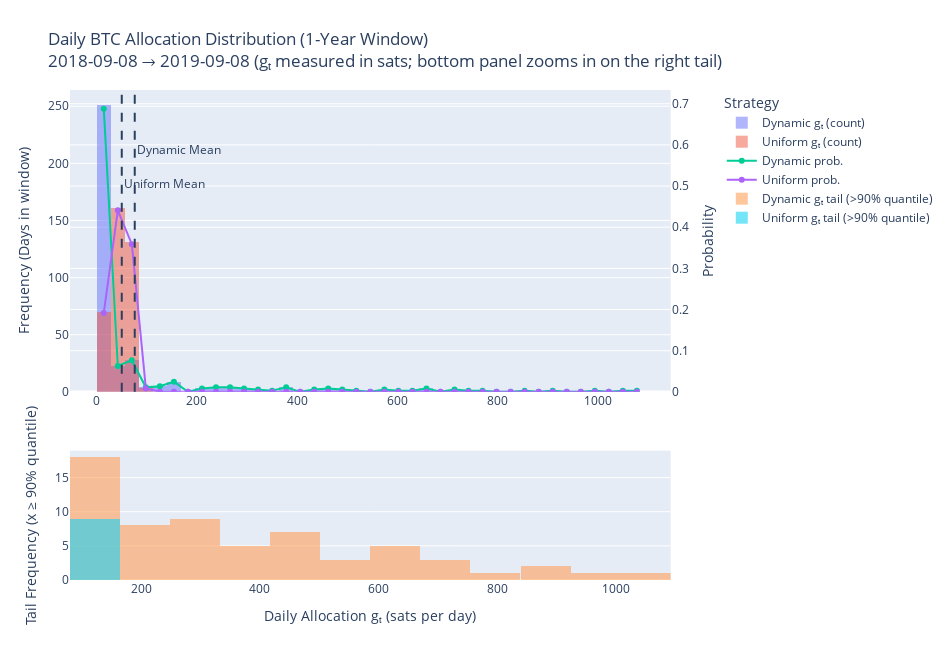

The cell this chart's notebook holds for it:
### Code cell
plot_gt_distribution_with_tail_plotly(window_id=100, tail_q=0.9)

### Figure 1 — Plotly figure (JSON) as saved in the notebook; plotly's stock layout.template omitted (floating-point values rounded to 4 significant figures; data arrays with more than 128 entries replaced by an {"elided": "..."} marker saying what was removed)
{"data": [{"name": "Dynamic gₜ (count)", "opacity": 0.5, "type": "histogram", "x": {"elided": "365 float values"}, "xaxis": "x", "xbins": {"end": 1093.0, "size": 28.01, "start": 0.07884}, "yaxis": "y"}, {"name": "Uniform gₜ (count)", "opacity": 0.5, "type": "histogram", "x": {"elided": "365 float values"}, "xaxis": "x", "xbins": {"end": 1093.0, "size": 28.01, "start": 0.07884}, "yaxis": "y"}, {"mode": "lines+markers", "name": "Dynamic prob.", "type": "scatter", "x": [14.09, 42.1, 70.11, 98.12, 126.1, 154.1, 182.2, 210.2, 238.2, 266.2, 294.2, 322.2, 350.2, 378.3, 406.3, 434.3, 462.3, 490.3, 518.3, 546.3, 574.3, 602.4, 630.4, 658.4, 686.4, 714.4, 742.4, 770.4, 798.4, 826.5, 854.5, 882.5, 910.5, 938.5, 966.5, 994.5, 1023.0, 1051.0, 1079.0], "xaxis": "x", "y": [0.6877, 0.06301, 0.07671, 0.01096, 0.0137, 0.02466, 0.0, 0.008219, 0.01096, 0.01096, 0.008219, 0.005479, 0.00274, 0.01096, 0.0, 0.005479, 0.008219, 0.005479, 0.00274, 0.0, 0.005479, 0.00274, 0.00274, 0.008219, 0.0, 0.005479, 0.00274, 0.00274, 0.0, 0.0, 0.00274, 0.0, 0.00274, 0.0, 0.0, 0.00274, 0.0, 0.00274, 0.00274], "yaxis": "y2"}, {"mode": "lines+markers", "name": "Uniform prob.", "type": "scatter", "x": [14.09, 42.1, 70.11, 98.12, 126.1, 154.1, 182.2, 210.2, 238.2, 266.2, 294.2, 322.2, 350.2, 378.3, 406.3, 434.3, 462.3, 490.3, 518.3, 546.3, 574.3, 602.4, 630.4, 658.4, 686.4, 714.4, 742.4, 770.4, 798.4, 826.5, 854.5, 882.5, 910.5, 938.5, 966.5, 994.5, 1023.0, 1051.0, 1079.0], "xaxis": "x", "y": [0.1918, 0.4411, 0.3589, 0.008219, 0.0, 0.0, 0.0, 0.0, 0.0, 0.0, 0.0, 0.0, 0.0, 0.0, 0.0, 0.0, 0.0, 0.0, 0.0, 0.0, 0.0, 0.0, 0.0, 0.0, 0.0, 0.0, 0.0, 0.0, 0.0, 0.0, 0.0, 0.0, 0.0, 0.0, 0.0, 0.0, 0.0, 0.0, 0.0], "yaxis": "y2"}, {"name": "Dynamic gₜ tail (>90% quantile)", "opacity": 0.6, "type": "histogram", "x": [146.9, 375.0, 149.2, 244.7, 242.4, 740.2, 450.8, 765.3, 494.5, 157.8, 83.58, 203.2, 155.8, 307.9, 640.5, 991.3, 702.8, 367.5, 577.1, 664.7, 472.3, 913.5, 1093.0, 1056.0, 854.2, 197.3, 93.32, 120.3, 140.6, 147.2, 166.0, 312.0, 144.5, 285.1, 248.1, 200.2, 236.2, 144.3, 374.4, 356.9, 261.7, 300.1, 262.7, 266.4, 275.7, 312.7, 593.4, 702.6, 506.3, 565.3, 429.9, 376.8, 494.7, 476.0, 433.0, 646.9, 652.4, 98.63, 103.9, 113.3, 128.9, 124.4, 102.0, 128.4], "xaxis": "x2", "xbins": {"end": 1093.0, "size": 84.37, "start": 80.2}, "yaxis": "y3"}, {"name": "Uniform gₜ tail (>90% quantile)", "opacity": 0.6, "type": "histogram", "x": [81.0, 81.5, 83.8, 85.41, 85.78, 85.51, 80.46, 81.14, 81.34], "xaxis": "x2", "xbins": {"end": 1093.0, "size": 84.37, "start": 80.2}, "yaxis": "y3"}], "layout": {"annotations": [{"showarrow": false, "text": "Dynamic Mean", "x": 75.9, "xanchor": "left", "y": 0.9, "yref": "paper"}, {"showarrow": false, "text": "Uniform Mean", "x": 49.98, "xanchor": "left", "y": 0.83, "yref": "paper"}], "barmode": "overlay", "height": 650, "legend": {"title": {"text": "Strategy"}}, "margin": {"b": 70, "l": 70, "r": 60, "t": 90}, "shapes": [{"line": {"dash": "dash", "width": 2}, "type": "line", "x0": 75.9, "x1": 75.9, "xref": "x", "y0": 0, "y1": 1, "yref": "y domain"}, {"line": {"dash": "dash", "width": 2}, "type": "line", "x0": 49.98, "x1": 49.98, "xref": "x", "y0": 0, "y1": 1, "yref": "y domain"}], "title": {"text": "Daily BTC Allocation Distribution (1-Year Window)<br>2018-09-08 → 2019-09-08 (gₜ measured in sats; bottom panel zooms in on the right tail)"}, "width": 950, "xaxis": {"anchor": "y", "domain": [0, 0.94]}, "xaxis2": {"anchor": "y3", "domain": [0, 0.94], "title": {"text": "Daily Allocation gₜ (sats per day)"}}, "yaxis": {"anchor": "x", "domain": [0.384, 1], "title": {"text": "Frequency (Days in window)"}}, "yaxis2": {"anchor": "x", "overlaying": "y", "rangemode": "tozero", "side": "right", "title": {"text": "Probability"}}, "yaxis3": {"anchor": "x2", "domain": [0, 0.264], "title": {"text": "Tail Frequency (x ≥ 90% quantile)"}}}}
